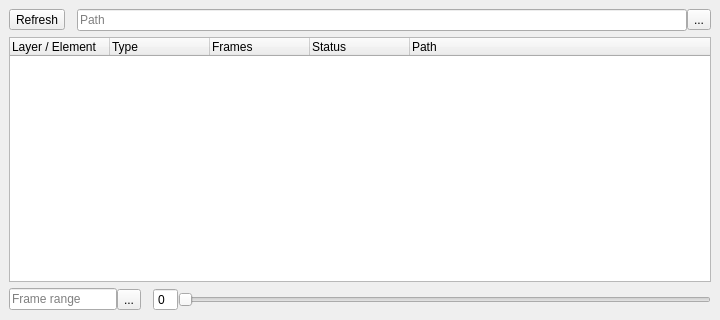
<?xml version="1.0" encoding="UTF-8"?>
<ui version="4.0">
 <class>MainWindow</class>
 <widget class="QMainWindow" name="MainWindow">
  <property name="geometry">
   <rect>
    <x>0</x>
    <y>0</y>
    <width>720</width>
    <height>320</height>
   </rect>
  </property>
  <property name="acceptDrops">
   <bool>true</bool>
  </property>
  <property name="windowTitle">
   <string>Render Browser</string>
  </property>
  <widget class="QWidget" name="centralwidget">
   <layout class="QVBoxLayout" name="verticalLayout">
    <item>
     <widget class="QFrame" name="toolbar_frame">
      <property name="frameShape">
       <enum>QFrame::NoFrame</enum>
      </property>
      <property name="frameShadow">
       <enum>QFrame::Raised</enum>
      </property>
      <property name="lineWidth">
       <number>0</number>
      </property>
      <layout class="QHBoxLayout" name="toolbar_horizontalLayout">
       <property name="spacing">
        <number>0</number>
       </property>
       <property name="leftMargin">
        <number>0</number>
       </property>
       <property name="topMargin">
        <number>0</number>
       </property>
       <property name="rightMargin">
        <number>0</number>
       </property>
       <property name="bottomMargin">
        <number>0</number>
       </property>
       <item>
        <widget class="QToolButton" name="refresh_toolButton">
         <property name="toolTip">
          <string>&lt;html&gt;&lt;head/&gt;&lt;body&gt;&lt;p&gt;&lt;span style=&quot; font-weight:600;&quot;&gt;Refresh&lt;/span&gt;&lt;/p&gt;&lt;p&gt;Re-scan the current directory.&lt;/p&gt;&lt;/body&gt;&lt;/html&gt;</string>
         </property>
         <property name="text">
          <string>Refresh</string>
         </property>
         <property name="iconSize">
          <size>
           <width>15</width>
           <height>15</height>
          </size>
         </property>
         <property name="toolButtonStyle">
          <enum>Qt::ToolButtonIconOnly</enum>
         </property>
        </widget>
       </item>
       <item>
        <spacer name="toolbar_horizontalSpacer">
         <property name="orientation">
          <enum>Qt::Horizontal</enum>
         </property>
         <property name="sizeType">
          <enum>QSizePolicy::Minimum</enum>
         </property>
         <property name="sizeHint" stdset="0">
          <size>
           <width>12</width>
           <height>20</height>
          </size>
         </property>
        </spacer>
       </item>
       <item>
        <widget class="QLineEdit" name="path_lineEdit">
         <property name="placeholderText">
          <string>Path</string>
         </property>
        </widget>
       </item>
       <item>
        <widget class="QToolButton" name="browse_toolButton">
         <property name="text">
          <string>...</string>
         </property>
         <property name="iconSize">
          <size>
           <width>15</width>
           <height>15</height>
          </size>
         </property>
         <property name="toolButtonStyle">
          <enum>Qt::ToolButtonIconOnly</enum>
         </property>
         <property name="attach" stdset="0">
          <bool>true</bool>
         </property>
        </widget>
       </item>
      </layout>
     </widget>
    </item>
    <item>
     <widget class="QTreeWidget" name="renderBrowser_treeWidget">
      <property name="acceptDrops">
       <bool>true</bool>
      </property>
      <property name="alternatingRowColors">
       <bool>true</bool>
      </property>
      <property name="textElideMode">
       <enum>Qt::ElideMiddle</enum>
      </property>
      <property name="uniformRowHeights">
       <bool>false</bool>
      </property>
      <property name="sortingEnabled">
       <bool>false</bool>
      </property>
      <property name="animated">
       <bool>true</bool>
      </property>
      <property name="headerHidden">
       <bool>false</bool>
      </property>
      <property name="expandsOnDoubleClick">
       <bool>false</bool>
      </property>
      <column>
       <property name="text">
        <string>Layer / Element</string>
       </property>
      </column>
      <column>
       <property name="text">
        <string>Type</string>
       </property>
      </column>
      <column>
       <property name="text">
        <string>Frames</string>
       </property>
      </column>
      <column>
       <property name="text">
        <string>Status</string>
       </property>
      </column>
      <column>
       <property name="text">
        <string>Path</string>
       </property>
      </column>
     </widget>
    </item>
    <item>
     <widget class="QFrame" name="timeline_frame">
      <property name="frameShape">
       <enum>QFrame::NoFrame</enum>
      </property>
      <property name="frameShadow">
       <enum>QFrame::Raised</enum>
      </property>
      <property name="lineWidth">
       <number>0</number>
      </property>
      <layout class="QHBoxLayout" name="toolbar_horizontalLayout_2">
       <property name="spacing">
        <number>0</number>
       </property>
       <property name="leftMargin">
        <number>0</number>
       </property>
       <property name="topMargin">
        <number>0</number>
       </property>
       <property name="rightMargin">
        <number>0</number>
       </property>
       <property name="bottomMargin">
        <number>0</number>
       </property>
       <item>
        <widget class="QLineEdit" name="frameRange_lineEdit">
         <property name="sizePolicy">
          <sizepolicy hsizetype="Maximum" vsizetype="Fixed">
           <horstretch>0</horstretch>
           <verstretch>0</verstretch>
          </sizepolicy>
         </property>
         <property name="placeholderText">
          <string>Frame range</string>
         </property>
        </widget>
       </item>
       <item>
        <widget class="QToolButton" name="frameRangeOptions_toolButton">
         <property name="text">
          <string>...</string>
         </property>
         <property name="iconSize">
          <size>
           <width>15</width>
           <height>15</height>
          </size>
         </property>
         <property name="toolButtonStyle">
          <enum>Qt::ToolButtonIconOnly</enum>
         </property>
         <property name="attach" stdset="0">
          <bool>true</bool>
         </property>
        </widget>
       </item>
       <item>
        <spacer name="timeline_horizontalSpacer">
         <property name="orientation">
          <enum>Qt::Horizontal</enum>
         </property>
         <property name="sizeType">
          <enum>QSizePolicy::Minimum</enum>
         </property>
         <property name="sizeHint" stdset="0">
          <size>
           <width>12</width>
           <height>20</height>
          </size>
         </property>
        </spacer>
       </item>
       <item>
        <widget class="QSpinBox" name="frame_spinBox">
         <property name="buttonSymbols">
          <enum>QAbstractSpinBox::NoButtons</enum>
         </property>
        </widget>
       </item>
       <item>
        <widget class="QSlider" name="frame_horizontalSlider">
         <property name="orientation">
          <enum>Qt::Horizontal</enum>
         </property>
        </widget>
       </item>
      </layout>
     </widget>
    </item>
   </layout>
  </widget>
 </widget>
 <resources>
  <include location="../icarus/core/ui/rsc.qrc"/>
 </resources>
 <connections>
  <connection>
   <sender>frame_horizontalSlider</sender>
   <signal>valueChanged(int)</signal>
   <receiver>frame_spinBox</receiver>
   <slot>setValue(int)</slot>
   <hints>
    <hint type="sourcelabel">
     <x>595</x>
     <y>302</y>
    </hint>
    <hint type="destinationlabel">
     <x>699</x>
     <y>303</y>
    </hint>
   </hints>
  </connection>
  <connection>
   <sender>frame_spinBox</sender>
   <signal>valueChanged(int)</signal>
   <receiver>frame_horizontalSlider</receiver>
   <slot>setValue(int)</slot>
   <hints>
    <hint type="sourcelabel">
     <x>685</x>
     <y>291</y>
    </hint>
    <hint type="destinationlabel">
     <x>485</x>
     <y>304</y>
    </hint>
   </hints>
  </connection>
 </connections>
</ui>
